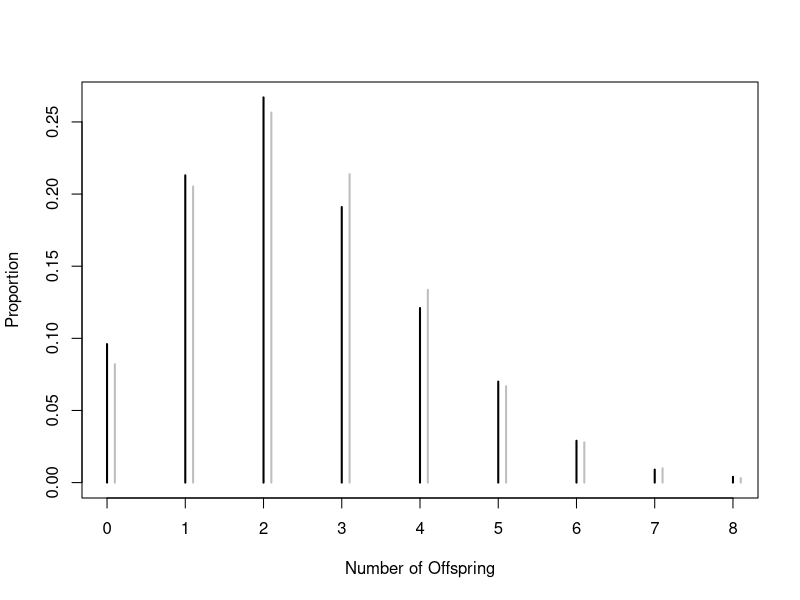
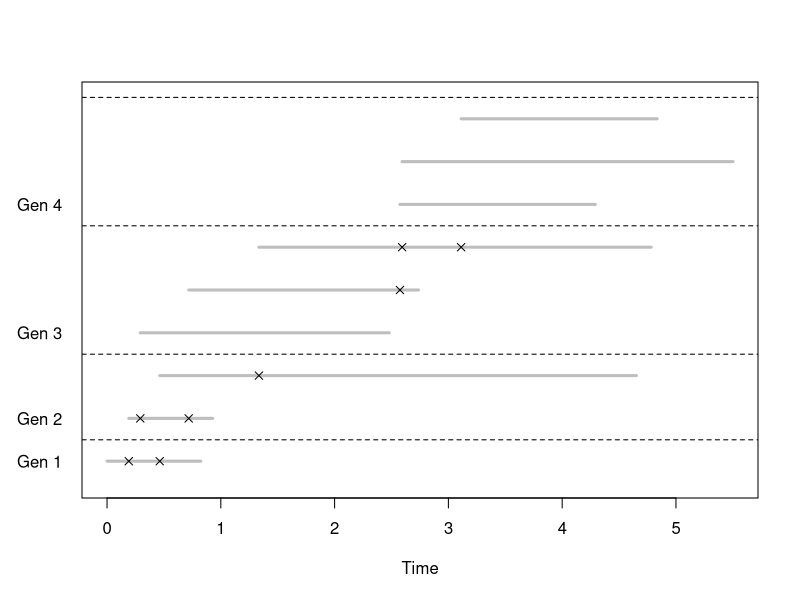

These figures' R source, in order: (Note: a time limit stopped this script after it produced the figures.)
## ---- chunk 1
knitr::opts_chunk$set(echo = TRUE)
## ---- chunk 2
empirical = replicate(6000, sum(rexp(n = 3)))
mean(empirical)
sd(empirical)
## ---- chunk 3
sum(empirical <= 5)/length(empirical)
## ---- chunk 4
rates = c(seq(0.1, 1, by = 0.1), seq(2, 7, by = 1))

samples = lapply(rates, function(r) {
  replicate(6000, sum(rexp(n = 3, rate = r)))
})
## ---- chunk 5
kappa = 0.3
d0 = rexp(1, rate = kappa)
d0
## ---- chunk 6
lambda = 0.5
birth1 = rexp(1, rate = lambda)
birth1
## ---- chunk 7
itime = c(birth1, rexp(1, rate = lambda))
itime
## ---- chunk 8
itime = c(itime, rexp(1, rate = lambda))
itime
## ---- chunk 9
cumsum(itime)
## ---- chunk 10
btime = cumsum(itime)
btime = btime[btime < d0]
## ---- chunk 11
dtime = d0 + rexp(n = length(btime), rate = kappa)
dtime
## ---- chunk 12
genKids = function(bTime, cTime, lambda = 0.5, kappa = 0.3) {
  #Parent job born at bTime and completes at cTime
  
  # Birth time of first child
  mostRecent = rexp(1, rate = lambda) + bTime
  kidBirths = numeric()
  
  while (mostRecent < cTime) {
    kidBirths = c(kidBirths, mostRecent)
    mostRecent = mostRecent + rexp(1, rate = lambda)
  }
  
  # Generate lifetimes for all offspring
  numKids = length(kidBirths)
  runtime = rexp(numKids, rate = kappa)
  kidCompletes = rep(cTime, numKids) + runtime
  
  data.frame(births = kidBirths,
             completes = kidCompletes)
}
## ---- chunk 13
genKids(1, 6)
## ---- chunk 14
genKids(1, 6)
## ---- chunk 15
genKids(1, 6)
## ---- chunk 16
genBirth = function(currentTime, cTime,
                    births = numeric(), lambda = 0.5) {
  
  # Generate birth time of next job after currentTime
  mostRecent = rexp(1, rate = lambda) + currentTime
  
  if (mostRecent > cTime)
    return(births)
  else {
    births = c(births, mostRecent)
    genBirth(currentTime = mostRecent, cTime, births, lambda)
  }
}
## ---- chunk 17
genKidsR =
  function(bTime, cTime, lambda = 0.5, kappa = 0.3) {
    # Parent job born at bTime and completes at cTime
    
    kidBirths = genBirth(bTime, cTime, lambda = lambda)
    
    # Generate lifetimes for all offspring
    numKids = length(kidBirths)
    runtime = rexp(numKids, rate = kappa)
    kidDeaths = rep(cTime, numKids) + runtime
    
    data.frame(births = kidBirths,
               completes = kidDeaths)
  }
## ---- chunk 18
numKids = replicate(1000, nrow(genKids(1, 6)))
mean(numKids)
## ---- chunk 19
eprobs = table(numKids)/length(numKids)
probs = dpois(x = 0:max(numKids), lambda = 2.5)
## ---- chunk 20
plot(eprobs, type = "h",
     ylab = "Proportion", xlab = "Number of Offspring")
segments(x0 = 0.1 + 0:max(numKids), y0 = rep(0, max(numKids)),
         y1 = probs, col = "grey", lwd = 2)
## ---- chunk 21
genKidsU = 
  function(bTime, cTime, lambda = 0.5, kappa = 0.3) {
         # Generate the birth times and assassination times
         # for the children of a job who is born at bTime 
         # and completed at cTime.
    lambda = (cTime - bTime) * lambda
    numKids = rpois(1, lambda = lambda)
    kidBirths = sort(runif(numKids, min = bTime, max = cTime))
    
         # generate lifetimes for each offspring
    runtime = rexp(numKids, rate = kappa)
    kidDeaths = rep(cTime, numKids) + runtime
    
    return(data.frame(births = kidBirths, completes = kidDeaths))
  }
## ---- chunk 22
seedx = 116201412
set.seed(seedx)

time1 = system.time( replicate(4000, genKids(1, cTime = 9)) )
time2 = system.time( replicate(4000, genKidsU(1, cTime = 9)) )

time1/time2
## ---- chunk 23
time1 = system.time( replicate(4000, genKids(1, cTime = 100)) )
time2 = system.time( replicate(4000, genKidsU(1, cTime = 100)) )

time1/time2
## ---- chunk 24
set.seed(seedx)
Rprof("profGenKids1.out")
invisible(replicate(1000, genKids(1, cTime = 100)))
Rprof(NULL)

summaryRprof("profGenKids1.out")$by.self
## ---- chunk 25
set.seed(seedx)
Rprof("profGenKidsU.out")
invisible(replicate(1000, genKidsU(1, cTime = 100)))
Rprof(NULL)

summaryRprof("profGenKidsU.out")$by.self
## ---- chunk 26
genKidsV = function(bTimes, cTimes, lambda = 0.5, kappa = 0.3) {
  # bTimes & cTimes  - vector of birth and completion times
  
  # determine how many children each job has
  parentAge = cTimes - bTimes
  numKids = rpois(n = length(parentAge),
                  lambda = lambda*parentAge)
  
  # Determine the birth and completion times of the children
  mapply(function(n, min, max) {
    births = sort(runif(n, min, max))
    runtimes = rexp(n, rate = kappa)
    completes = rep(max, n) + runtimes
    data.frame(births, completes)
  },
  n = numKids, min = bTimes, max = cTimes, SIMPLIFY = FALSE)
}
## ---- chunk 27
bTimes1 = 1:3
cTimes1 = c(3, 10, 15)

seed1 = 12062013
set.seed(seed1)

kids = genKidsV(bTimes1, cTimes1)
kids
## ---- chunk 28
kids2 = genKidsV(bTimes1, cTimes1)
sapply(kids2, nrow)
## ---- chunk 29
set.seed(seed1)
kids3 = genKidsV(bTimes = bTimes1, cTimes = cTimes1)
identical(kids, kids3)
## ---- chunk 30
genKidsV = function(bTimes, cTimes, parentID, lambda = 0.5, kappa = 0.3) {
       # Determine how many children each job has
  parentAge = cTimes - bTimes
  numKids = rpois(n = length(parentAge), lambda = lambda * parentAge)
  
  if (sum(numKids) == 0) return(NULL)
  
       # Determine the birth times of the children  
  kidStats = 
    mapply(function(n, min, max) {
      births = sort(runif(n, min, max))
      runtimes = rexp(n, rate = kappa)
      completes = rep(max, n) + runtimes
      data.frame(births, completes)
    },
           n = numKids , min = bTimes, max = cTimes, 
           SIMPLIFY = FALSE)
  
 
  return(data.frame(parentID = rep(parentID, numKids),
                    kidID = 1:sum(numKids), 
                    births = unlist(lapply(kidStats, "[[", "births")), 
                    completes = unlist(lapply(kidStats,"[[", "completes"))
                    ))
}
## ---- chunk 31
set.seed(seed1)
genKidsV(bTimes1, cTimes1, parentID = letters[1:3])
## ---- chunk 32
familyTree = function(lambda = 0.5, kappa = 0.3, maxGen = 10) {
  # maxGen - maximum number of generations to observe
  # Return value - a list with 1 data frame per generation.
  allGens = vector(mode = "list", length = maxGen)
  
  # Generate the root of the tree
  allGens[[1]] = data.frame(parentID = NA, kidID = 1, births = 0,
                            completes = rexp(1, rate = kappa))
  
  # Generate future generations, one at a time.
  for (i in 2:maxGen) {
    nextGen = genKidsV(bTimes = allGens[[ (i - 1) ]]$births,
                       cTimes = allGens[[ (i - 1) ]]$completes,
                       parentID = allGens[[ (i - 1) ]]$kidID,
                       lambda = lambda, kappa = kappa)
    if (is.null(nextGen)) return(allGens[ 1:(i - 1) ])
    allGens[[ i ]] = nextGen
  }
  
  return(allGens)
}
## ---- chunk 33
set.seed(seed1)
tree = familyTree(lambda = 0.4, kappa = 1, maxGen = 10)
## ---- chunk 34
set.seed(seed1)
g = familyTree(lambda = 0.4, kappa = 1, maxGen = 10)

maxLife = max(sapply(g, function(gen) max(gen$completes)))
numFamily = sum(sapply(g, nrow))

plot(0,0, ylim = c(0.5, numFamily + 0.5), xlim = c(0, maxLife),
     xlab = "Time", ylab = "", type ="n",
     axes = FALSE)

box()
axis(1)
numGen = length(g)
numKids = sapply(g, nrow)
treeN = g[ 2:(numGen + 1) ]
birthNum = c(0, cumsum(sapply(g, nrow))[ -length(g)])
axis(2, at = birthNum + 1, 
     labels = paste("Gen", 1:numGen), tick = FALSE, las = 1)

mapply(function(gen, nextGen, birthNum) {
  birthOrder = birthNum + (1:nrow(gen))
  segments(x0 = gen$births, x1 = gen$completes, y0 = birthOrder,
          lwd = 3, col = "grey")
  abline(h = 0.5 + max(birthOrder), lty = 2, col="black" )
  if (all(!is.na(nextGen$births)))
  points(x = nextGen$births, y = birthOrder[nextGen$parentID],
         pch = 4)
  },
  gen = g, nextGen = treeN, birthNum = birthNum )
## ---- chunk 35
seed2 = 12212013
set.seed(seed2)
tree = familyTree(lambda = 0.3, kappa = 0.5, maxGen = 10)
## ---- chunk 36
length(tree)
## ---- chunk 37
sapply(tree, nrow)
## ---- chunk 38
sum(sapply(tree, nrow))
## ---- chunk 39
set.seed(seed2)
tree = familyTree(lambda = 1, kappa = 0.5, maxGen = 10)
## ---- chunk 40
length(tree)
## ---- chunk 41
sapply(tree, nrow)
## ---- chunk 42
sum(sapply(tree, nrow))
## ---- chunk 43
tree = familyTree(lambda = 1, kappa = 0.5, maxGen = 10)
sum(sapply(tree, nrow))
## ---- chunk 44
sapply(tree, function(gen) range(gen$births))
## ---- chunk 45
sapply(tree, function(gen) range(gen$completes))
## ---- chunk 46
familyTreeT = function(lambda = 0.5, kappa = 0.3, maxTime = 8) {
       # maxTime - maximum length of time to observe the process
  allGens = list()
  
       # Generate the root of the 
  allGens[[1]] = data.frame(parentID = NA, kidID = 1, 
                            births = 0, 
                            completes = rexp(1, rate = kappa))
  
       # Generate the future generations, one at a time.
  numGens = 1
  while (TRUE) {
    nextGen = genKidsV(bTimes = allGens[[ numGens ]]$births,
                       cTimes = allGens[[ numGens ]]$completes,
                       parentID = allGens[[ numGens ]]$kidID,
                       lambda = lambda, kappa = kappa)
    
    if ( is.null(nextGen) | (min(nextGen$births) > maxTime) ) {
           # If complete after maxTime set complete to NA
      allGens = lapply(allGens, function(gen) {
        gen$completes[ gen$completes > maxTime ] = NA
        gen
      })
      return(allGens)
    }
    
    # Drop those born after maxTime 
    nextGen = nextGen[ nextGen$births <= maxTime , ]
    nextGen$kidID = 1:nrow(nextGen)
    numGens = numGens + 1
    allGens[[ numGens ]] = nextGen    
  }  
}	
## ---- chunk 47
familyTree = function(lambda = 0.5, kappa = 0.3, 
                      maxGen = 10, maxOffspring = 1000) {

       # Return value - a list with 1 data frame per generation.
  allGens = vector(mode = "list", length = maxGen)
  
       # Generate root of the tree
  allGens[[1]] = data.frame(parentID = NA, kidID = 1, 
                            births = 0, 
                            completes = rexp(1, rate = kappa))
  
  currentNumOffspring = 0

       # Generate future generations, one at a time.
  for (i in 2:maxGen) {
    nextGen = genKidsV(bTimes = allGens[[ (i - 1) ]]$births,
                       cTimes = allGens[[ (i - 1) ]]$completes,
                       parentID = allGens[[ (i - 1) ]]$kidID,
                       lambda = lambda, kappa = kappa)
    if (is.null(nextGen)) return(allGens[ 1:(i - 1) ]) 
    allGens[[ i ]] = nextGen
    currentNumOffspring = currentNumOffspring + nrow(nextGen)
    if (currentNumOffspring > maxOffspring) 
      return(allGens[1:i])
  }  
  allGens
}
## ---- chunk 48
set.seed(seed2)
tree = familyTree(lambda = 1, kappa = 0.5, maxGen = 100, maxOffspring = 1000)
length(tree)
## ---- chunk 49
sapply(tree, nrow)
## ---- chunk 50
exptOne = function(l, k, mG, mO){
  # Helper function to call familyTree
  # Returns - summary statistics for analysts
  
  aTree = familyTree(lambda = l, kappa = k, maxGen = mG, maxOffspring = mO)
  numGen = length(aTree)
  numJobs = sum(sapply(aTree, nrow))
  c(numGen, numJobs)
}
## ---- chunk 51
set.seed(seed2)
exptOne(1, 0.5, 100, 1000)
## ---- chunk 52
MCBA = function(params, repeats = 5, mG = 10, mO = 1000){
  # params: matrix columns of lambda and kappa values
  # For each lambda and kappa pair, run "repeats" times
  
  
  n = nrow(params)
  
  mcResults = vector("list", length = n)
  
  for (i in 1:n) {
    cat("param set is ", i, "\n")
    mcResults[[i]] = replicate(repeats,
                               exptOne(l = params[i, 1],
                                       k = params[i, 2],
                                       mG = mG, mO = mO))
  }
  mcResults
}
## ---- chunk 53
trialKappas = c(0.1, 10, 0.1, 10)
trialLambdas = c(0.1, 0.1, 10, 10)
trialParams = matrix(c(trialLambdas, trialKappas), ncol = 2)
mcTrialOutput = MCBA(params = trialParams, repeats = 100,
                     mG = 200, mO = 100000)
